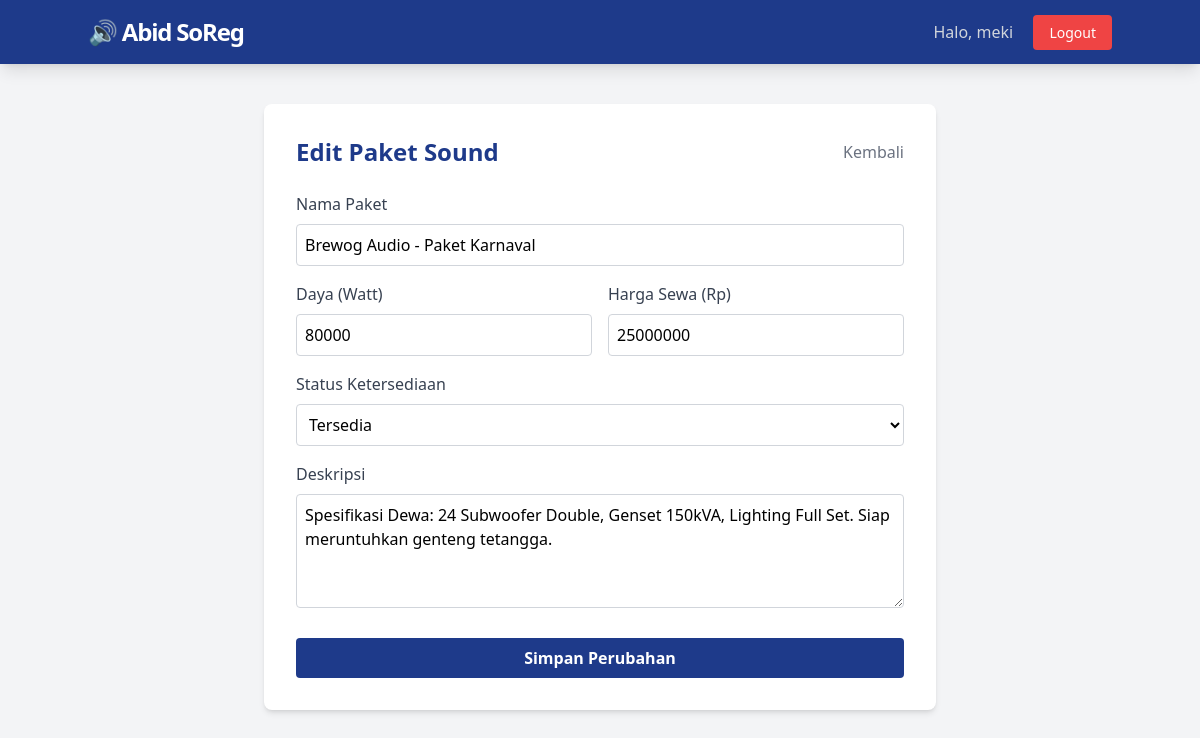
Page /admin/edit_sound/1 (signed in) on the committed database.
### tables this page shows
CREATE TABLE sound_systems (
            id INTEGER PRIMARY KEY AUTOINCREMENT,
            nama_paket TEXT NOT NULL,
            daya_watt INTEGER NOT NULL,
            harga_sewa INTEGER NOT NULL,
            status TEXT NOT NULL DEFAULT 'tersedia',
            deskripsi TEXT
        );

### app.py (the view, shortened to what this page needs)
@app.route('/admin/edit_sound/<int:id>', methods=['GET', 'POST'])
@login_required
@admin_required
def edit_sound(id):
    conn = get_db_connection()
    sound = conn.execute('SELECT * FROM sound_systems WHERE id = ?', (id,)).fetchone()
    if not sound:
        flash('Data sound tidak ditemukan!', 'error')
        conn.close()
        return redirect(url_for('admin_dashboard'))
    conn.close()
    return render_template('edit_sound.html', sound=sound)

### app.py (called while the page is built)
def login_required(f):
    @wraps(f)
    def decorated_function(*args, **kwargs):
        if 'user_id' not in session:
            flash('Silakan login terlebih dahulu.', 'error')
            return redirect(url_for('login'))
        return f(*args, **kwargs)
    return decorated_function

def admin_required(f):
    @wraps(f)
    def decorated_function(*args, **kwargs):
        if session.get('role') != 'admin':
            flash('Akses ditolak. Halaman ini khusus Admin.', 'error')
            return redirect(url_for('dashboard'))
        return f(*args, **kwargs)
    return decorated_function

### db_config.py (called while the page is built)
def get_db_connection():
    conn = sqlite3.connect(DB_NAME)
    conn.row_factory = sqlite3.Row
    return conn

### templates/edit_sound.html (shortened to what this page needs)
{% extends 'base.html' %}
{% block content %}
<div class="max-w-2xl mx-auto bg-white p-8 rounded-lg shadow-md mt-10">
    <div class="flex justify-between items-center mb-6">
        <h2 class="text-2xl font-bold text-blue-900">Edit Paket Sound</h2>
        <a href="{{ url_for('admin_dashboard') }}" class="text-gray-500 hover:text-gray-700">Kembali</a>
    </div>
    <form method="POST">
        <div class="mb-4">
            <label class="block text-gray-700 font-medium mb-2">Nama Paket</label>
            <input type="text" name="nama_paket" value="{{ sound.nama_paket }}" required
                   class="w-full border border-gray-300 p-2 rounded focus:ring-2 focus:ring-blue-500">
        </div>
        <div class="grid grid-cols-2 gap-4 mb-4">
            <div>
                <label class="block text-gray-700 font-medium mb-2">Daya (Watt)</label>
                <input type="number" name="daya_watt" value="{{ sound.daya_watt }}" required
                       class="w-full border border-gray-300 p-2 rounded focus:ring-2 focus:ring-blue-500">
            </div>
            <div>
                <label class="block text-gray-700 font-medium mb-2">Harga Sewa (Rp)</label>
                <input type="number" name="harga_sewa" value="{{ sound.harga_sewa }}" required
                       class="w-full border border-gray-300 p-2 rounded focus:ring-2 focus:ring-blue-500">
            </div>
        </div>
        <div class="mb-4">
            <label class="block text-gray-700 font-medium mb-2">Status Ketersediaan</label>
            <select name="status" class="w-full border border-gray-300 p-2 rounded bg-white focus:ring-2 focus:ring-blue-500">
                <option value="tersedia" {% if sound.status == 'tersedia' %}selected{% endif %}>Tersedia</option>
            </select>
        </div>
        <div class="mb-6">
            <label class="block text-gray-700 font-medium mb-2">Deskripsi</label>
            <textarea name="deskripsi" rows="4" required
                      class="w-full border border-gray-300 p-2 rounded focus:ring-2 focus:ring-blue-500">{{ sound.deskripsi }}</textarea>
        </div>
        <div class="flex gap-3">
            <button type="submit" class="w-full bg-blue-900 text-white font-bold py-2 rounded hover:bg-blue-800 transition">
                Simpan Perubahan
            </button>
        </div>
    </form>
</div>
{% endblock %}

### rows in the picture
sound_systems: nama_paket "Brewog Audio - Paket Karnaval", daya_watt "80000", harga_sewa "25000000", status "Tersedia", deskripsi "Spesifikasi Dewa: 24 Subwoofer Double, Genset 150kVA, Lighting Full Set. Siap meruntuhkan genteng tetangga."

### other values in the picture
{{ session.username }} "meki"
